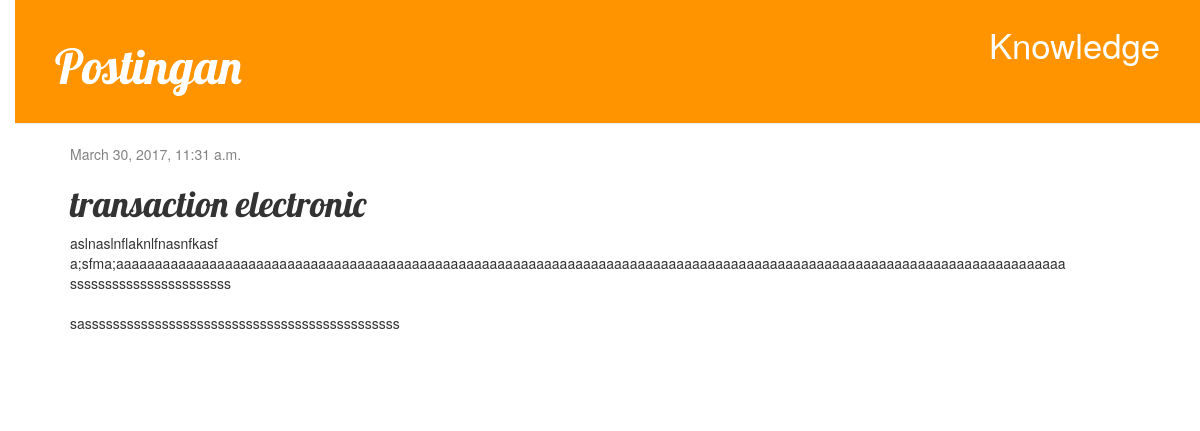
/post/5/, run on the app's committed database.
### kelola/models.py (models this page shows, shortened)
class Post(models.Model):
    author = models.ForeignKey('auth.User')
    title = models.CharField(max_length=200)
    text = models.TextField()
    created_date = models.DateTimeField(
        default=timezone.now)
    published_date = models.DateTimeField(
        blank=True, null=True)

### kelola/views.py (the view)
# urls.py: url(r'^post/(?P<pk>\d+)/$', views.post_detail, name='post_detail'),
def post_detail(request, pk):
    post = get_object_or_404(Post, pk=pk)
    return render(request, 'kelola/post_detail.html', {'post': post})

### kelola/templates/kelola/post_detail.html (shortened to what this page needs)
<!DOCTYPE html>
{% extends 'kelola/base.html' %}
{% block content %}
    <div class="post">
        {% if post.published_date %}
            <div class="date">
                {{ post.published_date }}
            </div>
        {% endif %}
        <h1>{{ post.title }}</h1>
        <p>{{ post.text|linebreaksbr }}</p>
    </div>
{% endblock %}

### kelola/static/css/kelola.css (style rules this page uses)
body { padding-left: 15px; }
h1, h2, h3, h4 { font-family: 'Lobster', cursive; }
.date { color: #828282; }
.post { margin-bottom: 70px; }

### data on the page
Post: published_date "March 30, 2017, 11:31 a.m.", title "transaction electronic", text "aslnaslnflaknlfnasnfkasf a;sfma;aaaaaaaaaaaaaaaaaaaaaaaaaaaaaaaaaaaaaaaaaaaaaaaaaaaaaaaaaaaaaaaaaaaaaaaaaaaaaaaaaaaaaaaaaaaaaaaaaaaaaaaaaaaaaaaaaaaaaaaaaa sssssssssssssssssssssss sasssssssssssssssssssssssssssssssssssssssssssss"
